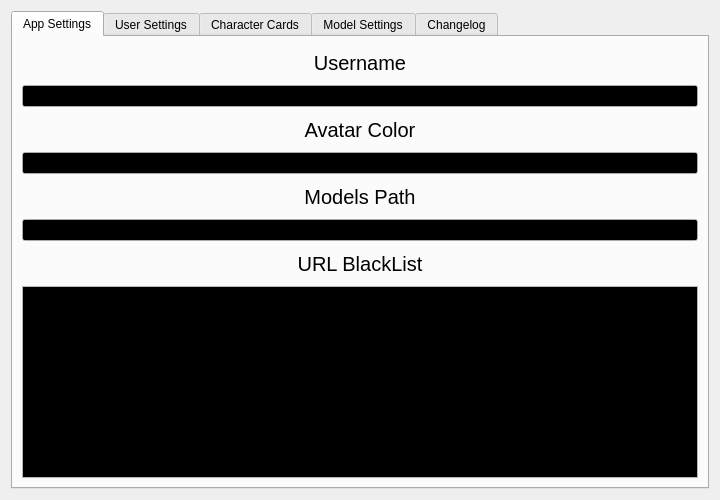
<?xml version="1.0" encoding="UTF-8"?>
<ui version="4.0">
 <class>Settings</class>
 <widget class="QDialog" name="Settings">
  <property name="geometry">
   <rect>
    <x>0</x>
    <y>0</y>
    <width>720</width>
    <height>500</height>
   </rect>
  </property>
  <property name="windowTitle">
   <string>Settings</string>
  </property>
  <layout class="QVBoxLayout" name="verticalLayout">
   <item>
    <widget class="QTabWidget" name="tabWidget">
     <property name="currentIndex">
      <number>0</number>
     </property>
     <widget class="QWidget" name="Tab_App">
      <attribute name="title">
       <string>App Settings</string>
      </attribute>
      <layout class="QVBoxLayout" name="verticalLayout_2" stretch="0,0,0,0,0,0,0,0">
       <item>
        <widget class="QLabel" name="UsernameLabel">
         <property name="font">
          <font>
           <pointsize>15</pointsize>
          </font>
         </property>
         <property name="text">
          <string>Username</string>
         </property>
         <property name="alignment">
          <set>Qt::AlignmentFlag::AlignCenter</set>
         </property>
        </widget>
       </item>
       <item>
        <widget class="QLineEdit" name="UsernameInput">
         <property name="palette">
          <palette>
           <active>
            <colorrole role="Base">
             <brush brushstyle="SolidPattern">
              <color alpha="255">
               <red>0</red>
               <green>0</green>
               <blue>0</blue>
              </color>
             </brush>
            </colorrole>
           </active>
           <inactive>
            <colorrole role="Base">
             <brush brushstyle="SolidPattern">
              <color alpha="255">
               <red>0</red>
               <green>0</green>
               <blue>0</blue>
              </color>
             </brush>
            </colorrole>
           </inactive>
           <disabled/>
          </palette>
         </property>
        </widget>
       </item>
       <item>
        <widget class="QLabel" name="AvatarColorLabel">
         <property name="font">
          <font>
           <pointsize>15</pointsize>
          </font>
         </property>
         <property name="text">
          <string>Avatar Color</string>
         </property>
         <property name="alignment">
          <set>Qt::AlignmentFlag::AlignCenter</set>
         </property>
        </widget>
       </item>
       <item>
        <widget class="QLineEdit" name="AvatarColorInput">
         <property name="palette">
          <palette>
           <active>
            <colorrole role="Base">
             <brush brushstyle="SolidPattern">
              <color alpha="255">
               <red>0</red>
               <green>0</green>
               <blue>0</blue>
              </color>
             </brush>
            </colorrole>
           </active>
           <inactive>
            <colorrole role="Base">
             <brush brushstyle="SolidPattern">
              <color alpha="255">
               <red>0</red>
               <green>0</green>
               <blue>0</blue>
              </color>
             </brush>
            </colorrole>
           </inactive>
           <disabled/>
          </palette>
         </property>
        </widget>
       </item>
       <item>
        <widget class="QLabel" name="ModelPathLabel">
         <property name="sizePolicy">
          <sizepolicy hsizetype="Preferred" vsizetype="Preferred">
           <horstretch>0</horstretch>
           <verstretch>0</verstretch>
          </sizepolicy>
         </property>
         <property name="font">
          <font>
           <pointsize>15</pointsize>
          </font>
         </property>
         <property name="text">
          <string>Models Path</string>
         </property>
         <property name="alignment">
          <set>Qt::AlignmentFlag::AlignCenter</set>
         </property>
        </widget>
       </item>
       <item>
        <widget class="QLineEdit" name="ModelPathInput">
         <property name="palette">
          <palette>
           <active>
            <colorrole role="Base">
             <brush brushstyle="SolidPattern">
              <color alpha="255">
               <red>0</red>
               <green>0</green>
               <blue>0</blue>
              </color>
             </brush>
            </colorrole>
           </active>
           <inactive>
            <colorrole role="Base">
             <brush brushstyle="SolidPattern">
              <color alpha="255">
               <red>0</red>
               <green>0</green>
               <blue>0</blue>
              </color>
             </brush>
            </colorrole>
           </inactive>
           <disabled/>
          </palette>
         </property>
        </widget>
       </item>
       <item>
        <widget class="QLabel" name="BlackListLabel">
         <property name="font">
          <font>
           <pointsize>15</pointsize>
          </font>
         </property>
         <property name="text">
          <string>URL BlackList</string>
         </property>
         <property name="alignment">
          <set>Qt::AlignmentFlag::AlignCenter</set>
         </property>
        </widget>
       </item>
       <item>
        <widget class="QTextEdit" name="BlackListInput">
         <property name="sizePolicy">
          <sizepolicy hsizetype="Expanding" vsizetype="Minimum">
           <horstretch>0</horstretch>
           <verstretch>0</verstretch>
          </sizepolicy>
         </property>
         <property name="palette">
          <palette>
           <active>
            <colorrole role="Base">
             <brush brushstyle="SolidPattern">
              <color alpha="255">
               <red>0</red>
               <green>0</green>
               <blue>0</blue>
              </color>
             </brush>
            </colorrole>
           </active>
           <inactive>
            <colorrole role="Base">
             <brush brushstyle="SolidPattern">
              <color alpha="255">
               <red>0</red>
               <green>0</green>
               <blue>0</blue>
              </color>
             </brush>
            </colorrole>
           </inactive>
           <disabled/>
          </palette>
         </property>
        </widget>
       </item>
      </layout>
     </widget>
     <widget class="QWidget" name="Tab_User">
      <attribute name="title">
       <string>User Settings</string>
      </attribute>
      <layout class="QVBoxLayout" name="verticalLayout_4">
       <item>
        <widget class="QLabel" name="label">
         <property name="font">
          <font>
           <pointsize>48</pointsize>
          </font>
         </property>
         <property name="text">
          <string>COMING SOON</string>
         </property>
         <property name="alignment">
          <set>Qt::AlignmentFlag::AlignCenter</set>
         </property>
        </widget>
       </item>
      </layout>
     </widget>
     <widget class="QWidget" name="Tab_Cards">
      <attribute name="title">
       <string>Character Cards</string>
      </attribute>
      <layout class="QVBoxLayout" name="verticalLayout_3">
       <item>
        <widget class="QScrollArea" name="CardScroller">
         <property name="widgetResizable">
          <bool>true</bool>
         </property>
         <widget class="QWidget" name="CardScrollerContents">
          <property name="geometry">
           <rect>
            <x>0</x>
            <y>0</y>
            <width>648</width>
            <height>419</height>
           </rect>
          </property>
          <layout class="QGridLayout" name="gridLayout_2"/>
         </widget>
        </widget>
       </item>
      </layout>
     </widget>
     <widget class="QWidget" name="Tab_Model">
      <attribute name="title">
       <string>Model Settings</string>
      </attribute>
      <layout class="QGridLayout" name="gridLayout" columnstretch="0,0,0,0">
       <item row="0" column="3">
        <widget class="QLabel" name="SeedLabel">
         <property name="font">
          <font>
           <pointsize>15</pointsize>
          </font>
         </property>
         <property name="text">
          <string>Seed</string>
         </property>
         <property name="alignment">
          <set>Qt::AlignmentFlag::AlignCenter</set>
         </property>
        </widget>
       </item>
       <item row="9" column="0">
        <widget class="QLabel" name="PenRepeatLabel">
         <property name="font">
          <font>
           <pointsize>15</pointsize>
          </font>
         </property>
         <property name="text">
          <string>Repeat Penalty</string>
         </property>
         <property name="alignment">
          <set>Qt::AlignmentFlag::AlignCenter</set>
         </property>
        </widget>
       </item>
       <item row="1" column="3">
        <widget class="QLineEdit" name="SeedInput">
         <property name="placeholderText">
          <string>Random Seed: -1</string>
         </property>
        </widget>
       </item>
       <item row="3" column="3">
        <widget class="QSlider" name="ContextSlider">
         <property name="minimum">
          <number>1</number>
         </property>
         <property name="maximum">
          <number>32</number>
         </property>
         <property name="singleStep">
          <number>1</number>
         </property>
         <property name="value">
          <number>1</number>
         </property>
         <property name="orientation">
          <enum>Qt::Orientation::Horizontal</enum>
         </property>
        </widget>
       </item>
       <item row="8" column="3">
        <widget class="QSlider" name="BatchSizeSlider">
         <property name="minimum">
          <number>1</number>
         </property>
         <property name="maximum">
          <number>16</number>
         </property>
         <property name="value">
          <number>4</number>
         </property>
         <property name="orientation">
          <enum>Qt::Orientation::Horizontal</enum>
         </property>
        </widget>
       </item>
       <item row="6" column="0">
        <widget class="QSlider" name="TopPSlider">
         <property name="maximum">
          <number>100</number>
         </property>
         <property name="singleStep">
          <number>5</number>
         </property>
         <property name="value">
          <number>95</number>
         </property>
         <property name="orientation">
          <enum>Qt::Orientation::Horizontal</enum>
         </property>
        </widget>
       </item>
       <item row="2" column="0" colspan="2">
        <widget class="QLabel" name="TemperatureLabel">
         <property name="font">
          <font>
           <family>.AppleSystemUIFont</family>
           <pointsize>15</pointsize>
          </font>
         </property>
         <property name="text">
          <string>Temperature</string>
         </property>
         <property name="alignment">
          <set>Qt::AlignmentFlag::AlignCenter</set>
         </property>
        </widget>
       </item>
       <item row="10" column="0">
        <widget class="QSlider" name="PenRepeatSlider">
         <property name="maximum">
          <number>40</number>
         </property>
         <property name="orientation">
          <enum>Qt::Orientation::Horizontal</enum>
         </property>
        </widget>
       </item>
       <item row="0" column="0">
        <widget class="QLabel" name="GPULayerLabel">
         <property name="font">
          <font>
           <pointsize>15</pointsize>
          </font>
         </property>
         <property name="text">
          <string>GPU Layers</string>
         </property>
         <property name="alignment">
          <set>Qt::AlignmentFlag::AlignCenter</set>
         </property>
        </widget>
       </item>
       <item row="3" column="0">
        <widget class="QSlider" name="TemperatureSlider">
         <property name="minimum">
          <number>1</number>
         </property>
         <property name="maximum">
          <number>40</number>
         </property>
         <property name="singleStep">
          <number>1</number>
         </property>
         <property name="value">
          <number>20</number>
         </property>
         <property name="orientation">
          <enum>Qt::Orientation::Horizontal</enum>
         </property>
        </widget>
       </item>
       <item row="2" column="2" colspan="2">
        <widget class="QLabel" name="ContextLabel">
         <property name="font">
          <font>
           <pointsize>15</pointsize>
          </font>
         </property>
         <property name="text">
          <string>Context</string>
         </property>
         <property name="alignment">
          <set>Qt::AlignmentFlag::AlignCenter</set>
         </property>
        </widget>
       </item>
       <item row="8" column="0">
        <widget class="QSlider" name="TopKSlider">
         <property name="minimum">
          <number>10</number>
         </property>
         <property name="maximum">
          <number>100</number>
         </property>
         <property name="orientation">
          <enum>Qt::Orientation::Horizontal</enum>
         </property>
        </widget>
       </item>
       <item row="1" column="0">
        <widget class="QSlider" name="GPULayersSlider">
         <property name="minimum">
          <number>-1</number>
         </property>
         <property name="value">
          <number>-1</number>
         </property>
         <property name="orientation">
          <enum>Qt::Orientation::Horizontal</enum>
         </property>
        </widget>
       </item>
       <item row="5" column="0">
        <widget class="QLabel" name="TopPLabel">
         <property name="font">
          <font>
           <pointsize>15</pointsize>
          </font>
         </property>
         <property name="text">
          <string>Top P</string>
         </property>
         <property name="alignment">
          <set>Qt::AlignmentFlag::AlignCenter</set>
         </property>
        </widget>
       </item>
       <item row="7" column="3">
        <widget class="QLabel" name="BatchSizeLabel">
         <property name="font">
          <font>
           <pointsize>15</pointsize>
          </font>
         </property>
         <property name="text">
          <string>Batch Size</string>
         </property>
         <property name="alignment">
          <set>Qt::AlignmentFlag::AlignCenter</set>
         </property>
        </widget>
       </item>
       <item row="7" column="0">
        <widget class="QLabel" name="TopKLabel">
         <property name="font">
          <font>
           <pointsize>15</pointsize>
          </font>
         </property>
         <property name="text">
          <string>Top K</string>
         </property>
         <property name="alignment">
          <set>Qt::AlignmentFlag::AlignCenter</set>
         </property>
        </widget>
       </item>
       <item row="10" column="3">
        <widget class="QSlider" name="PenFreqSlider">
         <property name="maximum">
          <number>40</number>
         </property>
         <property name="orientation">
          <enum>Qt::Orientation::Horizontal</enum>
         </property>
        </widget>
       </item>
       <item row="9" column="3">
        <widget class="QLabel" name="PenFreqLabel">
         <property name="font">
          <font>
           <pointsize>15</pointsize>
          </font>
         </property>
         <property name="text">
          <string>Frequency Penalty</string>
         </property>
         <property name="alignment">
          <set>Qt::AlignmentFlag::AlignCenter</set>
         </property>
        </widget>
       </item>
       <item row="6" column="3">
        <widget class="QSlider" name="MinPSlider">
         <property name="maximum">
          <number>100</number>
         </property>
         <property name="singleStep">
          <number>5</number>
         </property>
         <property name="value">
          <number>5</number>
         </property>
         <property name="orientation">
          <enum>Qt::Orientation::Horizontal</enum>
         </property>
        </widget>
       </item>
       <item row="5" column="3">
        <widget class="QLabel" name="MinPLabel">
         <property name="font">
          <font>
           <pointsize>15</pointsize>
          </font>
         </property>
         <property name="text">
          <string>Min P</string>
         </property>
         <property name="alignment">
          <set>Qt::AlignmentFlag::AlignCenter</set>
         </property>
        </widget>
       </item>
      </layout>
     </widget>
     <widget class="QWidget" name="Tab_Changelog">
      <attribute name="title">
       <string>Changelog</string>
      </attribute>
      <layout class="QVBoxLayout" name="verticalLayout_5">
       <item>
        <widget class="QScrollArea" name="scrollArea">
         <property name="widgetResizable">
          <bool>true</bool>
         </property>
         <widget class="QWidget" name="scrollAreaWidgetContents">
          <property name="geometry">
           <rect>
            <x>0</x>
            <y>0</y>
            <width>648</width>
            <height>419</height>
           </rect>
          </property>
          <layout class="QVBoxLayout" name="verticalLayout_6">
           <item>
            <widget class="QLabel" name="ChangelogLabel">
             <property name="text">
              <string>Changelog</string>
             </property>
             <property name="alignment">
              <set>Qt::AlignmentFlag::AlignLeading|Qt::AlignmentFlag::AlignLeft|Qt::AlignmentFlag::AlignTop</set>
             </property>
            </widget>
           </item>
          </layout>
         </widget>
        </widget>
       </item>
      </layout>
     </widget>
    </widget>
   </item>
  </layout>
 </widget>
 <resources/>
 <connections/>
</ui>
